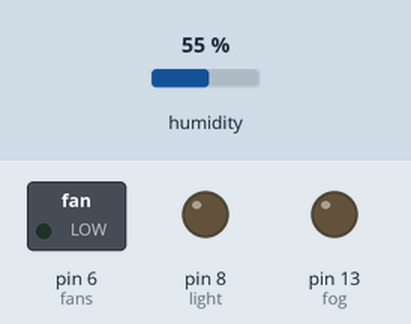
The sketch below on a simulated Arduino Uno, built with avr-gcc and run on an emulated ATmega328P. Shown: switched loads named in the sketch (green lamp = pin HIGH), output pins drawn as LEDs (lit = HIGH). Inputs (shaded band) come from the test bench; at power-on: humidity 55 %. The local clock reads 2024-03-15 10:24:30 at power-on unless the sketch sets it.

Above: at 1.2 s.
1.3 s: humidity set to 78 %
2.8 s: humidity set to 81 %
At 4.0 s:
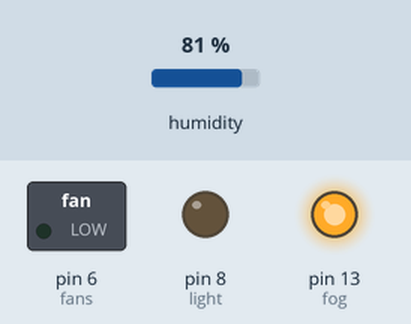
4.3 s: humidity set to 62 %
5.8 s: humidity set to 59 %
At 6.7 s:
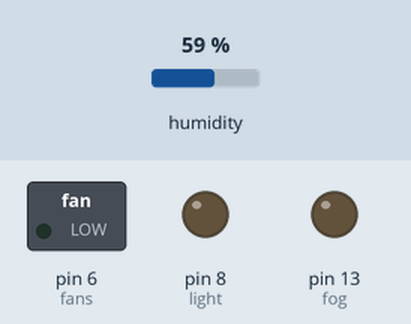
7.3 s: humidity set to 88 %
At 7.6 s:
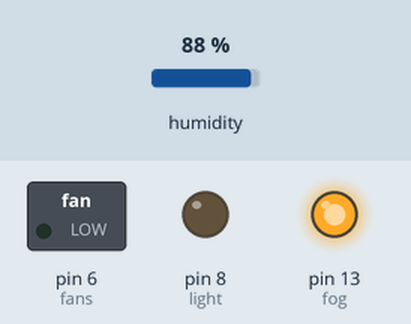
Timing chart, 0 to 9.8 s (numbered marks = the images above; inputs shaded):
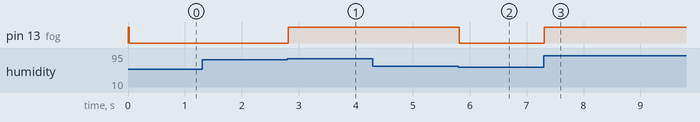

Measured:
- the behaviour switches between 79 and 80 % on humidity (found by bisection; images 0 and 1)
- the behaviour switches between 61 and 60 % on humidity (found by bisection; images 1 and 2)
- after the input at 1.3 s, every drawn part: stays the same
- after the input at 2.8 s, pin 13 (fog): LOW → HIGH at once
- after the input at 4.3 s, every drawn part: stays the same
- after the input at 5.8 s, pin 13 (fog): HIGH → LOW at once
- after the input at 7.3 s, pin 13 (fog): LOW → HIGH at once

The sketch:

terrarium.ino
```cpp
#include <Wire.h>
#include "Adafruit_HTU21DF.h"
#include "RTClib.h"

Adafruit_HTU21DF htu = Adafruit_HTU21DF();
RTC_DS3231 rtc;

const int fans = 6;
const int light = 8;
const int fog = 13;
const int hiRH = 80;
const int loRH = 60;

bool lightsOut = true;
bool fogON = false;

void setup() {
  Serial.begin(9600);

  pinMode(fans, OUTPUT);
  pinMode(fog, OUTPUT);
  pinMode(light, OUTPUT);

  digitalWrite(fans, LOW);
  digitalWrite(fog, HIGH);
  digitalWrite(light, HIGH);

  if (!htu.begin()) {
    Serial.println("Couldn't find sensor!");
    while (1);
  }

  if (!rtc.begin()) {
    Serial.println("Couldn't find RTC");
    Serial.flush();
    while (1) delay(10);
  }
}

void loop() {
  DateTime now = rtc.now();

  if (lightsOut == true) {
    if (now.hour() >= 7 && now.hour() < 22) {
      digitalWrite(light, LOW);
      lightsOut = false;
    }
  }

  if (lightsOut == false) {
    if (now.hour() < 7 || now.hour() >= 22) {
      digitalWrite(light, HIGH);
      lightsOut = true;
    }
  }

  float rel_hum = htu.readHumidity();

  if (rel_hum >= hiRH && fogON == true) {
    digitalWrite(fog, HIGH);
    fogON = false;
  }

  if (rel_hum <= loRH && fogON == false) {
    digitalWrite(fog, LOW);
    fogON = true;
  }
}
```
